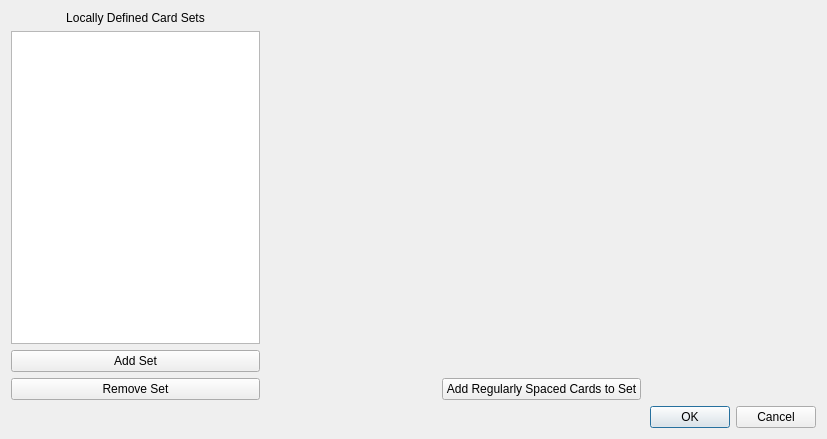
<?xml version="1.0" encoding="UTF-8"?>
<ui version="4.0">
 <class>Dialog</class>
 <widget class="QDialog" name="Dialog">
  <property name="windowModality">
   <enum>Qt::WindowModal</enum>
  </property>
  <property name="geometry">
   <rect>
    <x>0</x>
    <y>0</y>
    <width>827</width>
    <height>439</height>
   </rect>
  </property>
  <property name="windowTitle">
   <string>Add/Edit Defined Sets</string>
  </property>
  <property name="modal">
   <bool>true</bool>
  </property>
  <layout class="QVBoxLayout" name="verticalLayout_3">
   <item>
    <layout class="QHBoxLayout" name="horizontalLayout_2">
     <item>
      <layout class="QVBoxLayout" name="verticalLayout">
       <property name="sizeConstraint">
        <enum>QLayout::SetDefaultConstraint</enum>
       </property>
       <item>
        <widget class="QLabel" name="label">
         <property name="text">
          <string>Locally Defined Card Sets</string>
         </property>
         <property name="alignment">
          <set>Qt::AlignCenter</set>
         </property>
        </widget>
       </item>
       <item>
        <widget class="QListView" name="listView">
         <property name="alternatingRowColors">
          <bool>true</bool>
         </property>
        </widget>
       </item>
       <item>
        <widget class="QPushButton" name="buttonAddSet">
         <property name="sizePolicy">
          <sizepolicy hsizetype="Minimum" vsizetype="Fixed">
           <horstretch>0</horstretch>
           <verstretch>0</verstretch>
          </sizepolicy>
         </property>
         <property name="text">
          <string>Add Set</string>
         </property>
         <property name="icon">
          <iconset>
           <normaloff>icon_add.png</normaloff>icon_add.png</iconset>
         </property>
        </widget>
       </item>
       <item>
        <widget class="QPushButton" name="buttonRemoveSet">
         <property name="text">
          <string>Remove Set</string>
         </property>
         <property name="icon">
          <iconset>
           <normaloff>icon_remove.png</normaloff>icon_remove.png</iconset>
         </property>
        </widget>
       </item>
      </layout>
     </item>
     <item>
      <layout class="QVBoxLayout" name="verticalLayout_2">
       <property name="spacing">
        <number>0</number>
       </property>
       <item>
        <widget class="CardTableWidget" name="cardTableWidget" native="true">
         <property name="sizePolicy">
          <sizepolicy hsizetype="Expanding" vsizetype="Expanding">
           <horstretch>0</horstretch>
           <verstretch>0</verstretch>
          </sizepolicy>
         </property>
         <property name="minimumSize">
          <size>
           <width>550</width>
           <height>0</height>
          </size>
         </property>
        </widget>
       </item>
       <item>
        <layout class="QHBoxLayout" name="horizontalLayout">
         <item>
          <spacer name="horizontalSpacer">
           <property name="orientation">
            <enum>Qt::Horizontal</enum>
           </property>
           <property name="sizeHint" stdset="0">
            <size>
             <width>40</width>
             <height>20</height>
            </size>
           </property>
          </spacer>
         </item>
         <item>
          <widget class="QPushButton" name="buttonAddRegSpaced">
           <property name="text">
            <string>Add Regularly Spaced Cards to Set</string>
           </property>
           <property name="icon">
            <iconset>
             <normaloff>icon_add.png</normaloff>icon_add.png</iconset>
           </property>
          </widget>
         </item>
         <item>
          <spacer name="horizontalSpacer_2">
           <property name="orientation">
            <enum>Qt::Horizontal</enum>
           </property>
           <property name="sizeHint" stdset="0">
            <size>
             <width>40</width>
             <height>20</height>
            </size>
           </property>
          </spacer>
         </item>
        </layout>
       </item>
      </layout>
     </item>
    </layout>
   </item>
   <item>
    <widget class="QDialogButtonBox" name="buttonBox">
     <property name="standardButtons">
      <set>QDialogButtonBox::Cancel|QDialogButtonBox::Ok</set>
     </property>
    </widget>
   </item>
  </layout>
 </widget>
 <customwidgets>
  <customwidget>
   <class>CardTableWidget</class>
   <extends>QWidget</extends>
   <header>accupatt/widgets/cardtablewidget.h</header>
   <container>1</container>
  </customwidget>
 </customwidgets>
 <resources/>
 <connections>
  <connection>
   <sender>buttonBox</sender>
   <signal>accepted()</signal>
   <receiver>Dialog</receiver>
   <slot>accept()</slot>
   <hints>
    <hint type="sourcelabel">
     <x>248</x>
     <y>254</y>
    </hint>
    <hint type="destinationlabel">
     <x>157</x>
     <y>274</y>
    </hint>
   </hints>
  </connection>
  <connection>
   <sender>buttonBox</sender>
   <signal>rejected()</signal>
   <receiver>Dialog</receiver>
   <slot>reject()</slot>
   <hints>
    <hint type="sourcelabel">
     <x>316</x>
     <y>260</y>
    </hint>
    <hint type="destinationlabel">
     <x>286</x>
     <y>274</y>
    </hint>
   </hints>
  </connection>
 </connections>
</ui>
